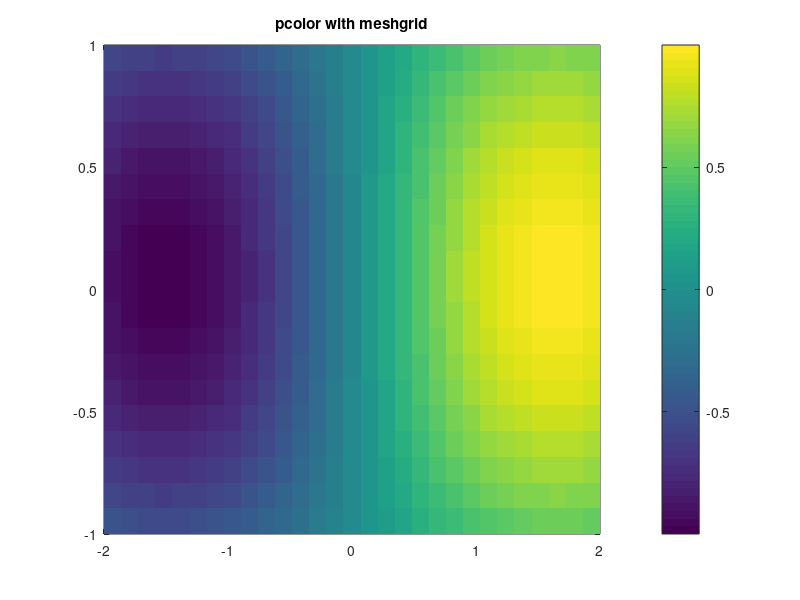

The MATLAB script that drew this image:
% pcolor with explicit X/Y vertex coordinates from meshgrid.

%!numbl:assert_jit c
x = linspace(-2, 2, 30);
y = linspace(-1, 1, 20);
[X, Y] = meshgrid(x, y);
Z = sin(X) .* cos(Y);

pcolor(X, Y, Z);
colorbar;
shading flat;
title('pcolor with meshgrid');

disp('SUCCESS');
